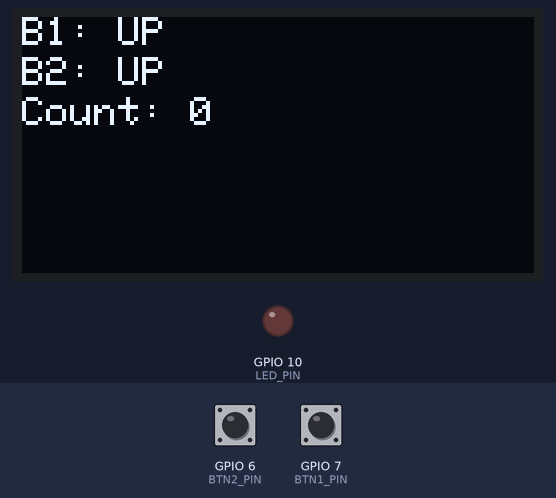
Bench run of a sketch on a simulated ESP32-C3. On the bench: 128×64 one-colour display, output pins drawn as LEDs (lit = HIGH). The inputs (shaded band) are chosen by the test bench; at power-on: GPIO 7 (BTN1_PIN) HIGH, GPIO 6 (BTN2_PIN) HIGH. What the sketch prints to the serial monitor is not drawn.

Above: at 3.2 s.
3.3 s: GPIO 7 (BTN1_PIN) pulled LOW for 0.15 s
At 3.43 s:
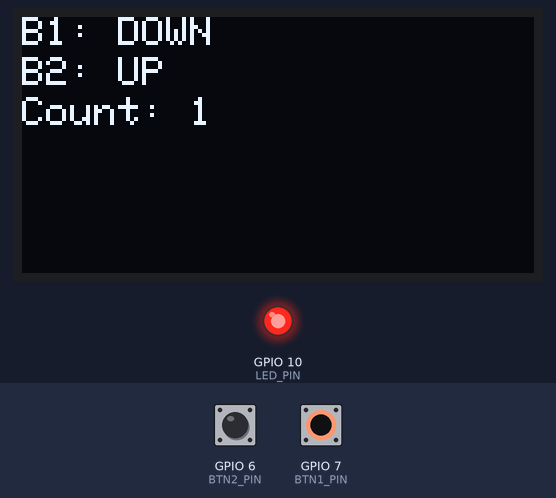
5.0 s: GPIO 7 (BTN1_PIN) pulled LOW for 1 s
At 5.8 s:
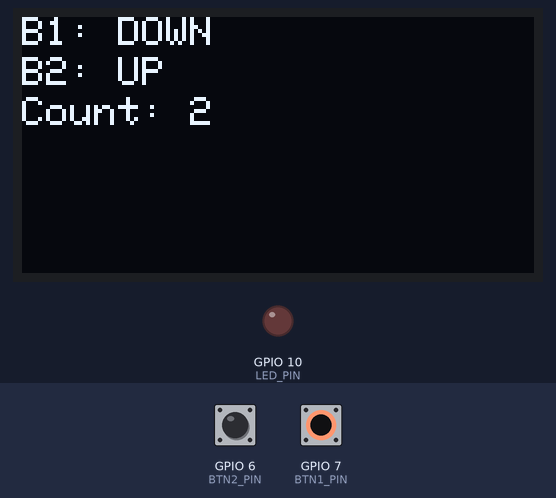
7.5 s: GPIO 6 (BTN2_PIN) pulled LOW for 0.15 s
At 7.63 s:
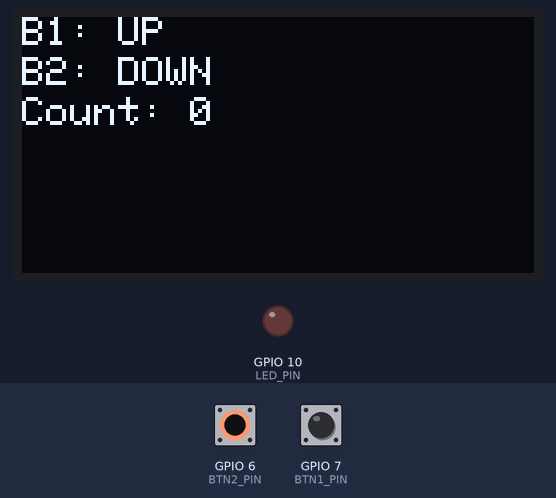
9.2 s: GPIO 6 (BTN2_PIN) pulled LOW for 3.2 s
13.9 s: GPIO 7 (BTN1_PIN) pulled LOW for 3.2 s
At 18.1 s:
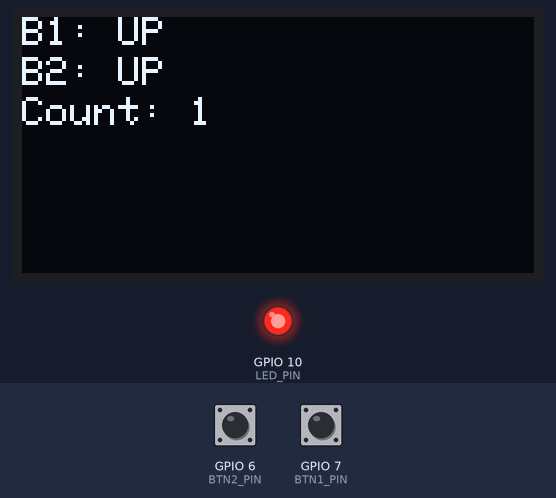
18.6 s: GPIO 6 (BTN2_PIN) driven LOW and GPIO 7 (BTN1_PIN) driven LOW
At 19.3 s:
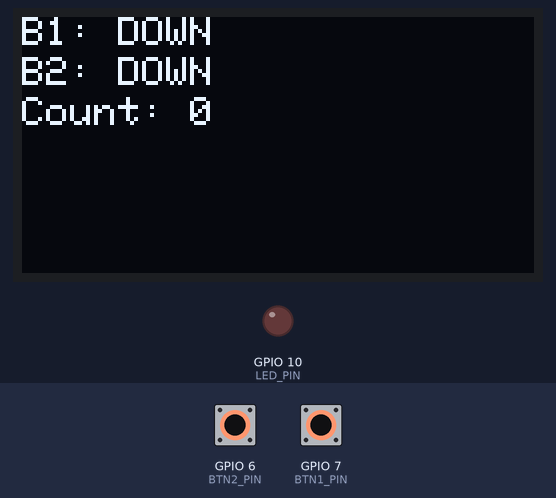
Timing chart, 0 to 21.1 s (numbered marks = the images above; inputs shaded):
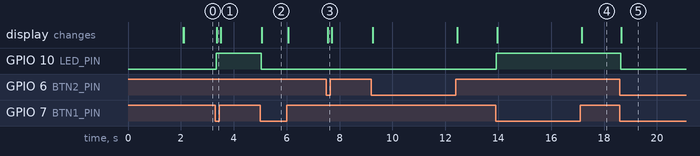

Measured:
- after the input at 3.3 s, GPIO 10 (LED_PIN): LOW → HIGH at once; the display: changes after 0.06 s (image 1)
- after the input at 5.0 s, GPIO 10 (LED_PIN): HIGH → LOW at once; the display: changes after 0.06 s (image 2)
- after the input at 7.5 s, the display: changes after 0.06 s (image 3)
- after the input at 13.9 s, GPIO 10 (LED_PIN): LOW → HIGH at once; the display: first changes after 0.06 s (image 4 shows a later state)
- after the input at 18.6 s, GPIO 10 (LED_PIN): HIGH → LOW at once; the display: changes after 0.06 s (image 5)

The sketch:

sketch.ino
```cpp
// Glance - display module test (Wokwi simulation only)
// ESP32-C3, Arduino framework. No BLE/WiFi/power management here on purpose.

#include <Wire.h>
#include <Adafruit_GFX.h>
#include <Adafruit_SSD1306.h>

// ---- Pins (fixed by the Wokwi wiring) ----
const int SDA_PIN = 4;
const int SCL_PIN = 5;
const int BTN1_PIN = 7;
const int BTN2_PIN = 6;
const int LED_PIN = 10;

// ---- Screen ----
// Wokwi's OLED is 128x64; the real Glance module is 128x32.
// Changing SCREEN_HEIGHT is the only edit needed to switch.
const int SCREEN_WIDTH = 128;
const int SCREEN_HEIGHT = 64;
const uint8_t OLED_ADDR = 0x3C;

const unsigned long DEBOUNCE_MS = 30;
const unsigned long BOOT_SCREEN_MS = 2000;
const unsigned long FAST_BLINK_MS = 100;

Adafruit_SSD1306 display(SCREEN_WIDTH, SCREEN_HEIGHT, &Wire, -1);

// Debounced state per button: last raw read, last debounced (stable) value,
// and when the raw read last changed.
int btn1RawLast = HIGH, btn1Stable = HIGH;
unsigned long btn1LastChange = 0;

int btn2RawLast = HIGH, btn2Stable = HIGH;
unsigned long btn2LastChange = 0;

int counter = 0;
bool ledState = false;
bool needsRedraw = true;

// Debounces one button and advances its stable state.
// Returns true if the stable state changed this call; when it does,
// `pressed` tells the caller whether the change was a HIGH->LOW press edge
// (true) or a release edge (false).
bool updateButton(int pin, int &rawLast, int &stable, unsigned long &lastChange, bool &pressed) {
  pressed = false;
  int raw = digitalRead(pin);

  if (raw != rawLast) {
    lastChange = millis();
    rawLast = raw;
  }

  if ((millis() - lastChange) > DEBOUNCE_MS && stable != raw) {
    int prevStable = stable;
    stable = raw;
    pressed = (prevStable == HIGH && stable == LOW);
    return true;
  }
  return false;
}

// Blinks the debug LED forever. Used when display init fails so the board
// never hangs silently.
void haltBlinking(const char *msg) {
  Serial.println(msg);
  while (true) {
    digitalWrite(LED_PIN, HIGH);
    delay(FAST_BLINK_MS);
    digitalWrite(LED_PIN, LOW);
    delay(FAST_BLINK_MS);
  }
}

void drawMainScreen() {
  display.clearDisplay();
  display.setTextSize(1);
  display.setTextColor(SSD1306_WHITE);

  display.setCursor(0, 0);
  display.print("B1: ");
  display.println(btn1Stable == LOW ? "DOWN" : "UP");

  display.setCursor(0, 10);
  display.print("B2: ");
  display.println(btn2Stable == LOW ? "DOWN" : "UP");

  display.setCursor(0, 20);
  display.print("Count: ");
  display.println(counter);

  display.display();
}

void setup() {
  Serial.begin(115200);

  pinMode(BTN1_PIN, INPUT_PULLUP);
  pinMode(BTN2_PIN, INPUT_PULLUP);
  pinMode(LED_PIN, OUTPUT);
  digitalWrite(LED_PIN, LOW);

  Wire.begin(SDA_PIN, SCL_PIN);

  if (!display.begin(SSD1306_SWITCHCAPVCC, OLED_ADDR)) {
    haltBlinking("ERROR: SSD1306 init failed");
  }

  display.clearDisplay();
  display.setTextSize(1);
  display.setTextColor(SSD1306_WHITE);
  display.setCursor(0, 0);
  display.println("Glance");
  display.println("display test");
  display.display();
  delay(BOOT_SCREEN_MS); // boot screen only, not the main loop
  display.clearDisplay();
  display.display();

  // Seed stable state from the current reading so a button already held
  // at boot doesn't register as a false press on the first loop.
  btn1Stable = btn1RawLast = digitalRead(BTN1_PIN);
  btn2Stable = btn2RawLast = digitalRead(BTN2_PIN);
}

void loop() {
  bool pressed;

  if (updateButton(BTN1_PIN, btn1RawLast, btn1Stable, btn1LastChange, pressed)) {
    needsRedraw = true;
    if (pressed) {
      counter++;
      ledState = !ledState;
      digitalWrite(LED_PIN, ledState ? HIGH : LOW);
      Serial.println("Button 1 pressed");
    }
  }

  if (updateButton(BTN2_PIN, btn2RawLast, btn2Stable, btn2LastChange, pressed)) {
    needsRedraw = true;
    if (pressed) {
      counter = 0;
      Serial.println("Button 2 pressed");
    }
  }

  if (needsRedraw) {
    drawMainScreen();
    needsRedraw = false;
  }
}
```
